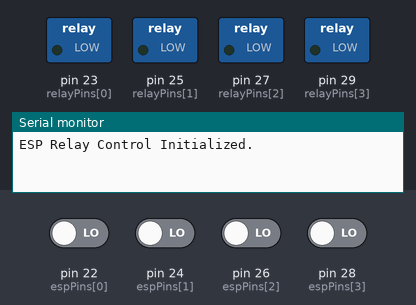
Bench run of a sketch on a simulated Arduino Mega 2560, built with avr-gcc and run on an emulated ATmega2560. Shown: switched loads named in the sketch (green lamp = pin HIGH), the last lines printed to the serial monitor. The inputs (shaded band) are chosen by the test bench; at power-on: pin 22 (espPins[0]), pin 24 (espPins[1]), pin 26 (espPins[2]), pin 28 (espPins[3]) LOW.

Above: at 1.8 s.
1.9 s: pin 22 (espPins[0]) driven HIGH
At 2.8 s:
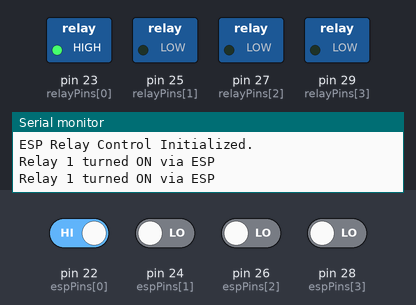
3.5 s: pin 24 (espPins[1]) driven HIGH
At 4.1 s:
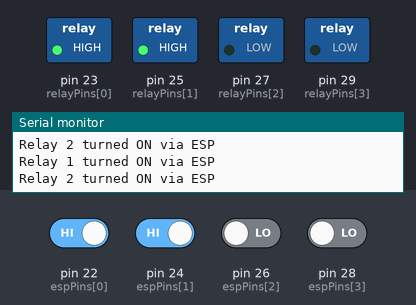
5.0 s: pin 26 (espPins[2]) driven HIGH
At 5.9 s:
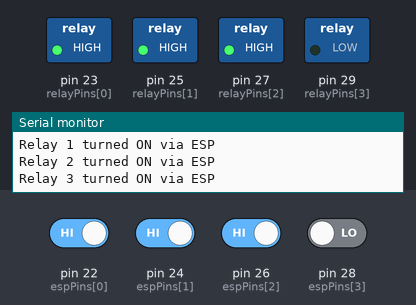
6.5 s: pin 28 (espPins[3]) driven HIGH
At 7.5 s:
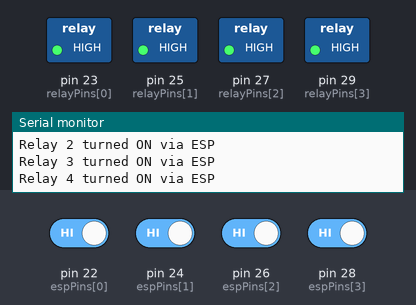
8.0 s: pin 22 (espPins[0]) driven LOW
At 8.9 s:
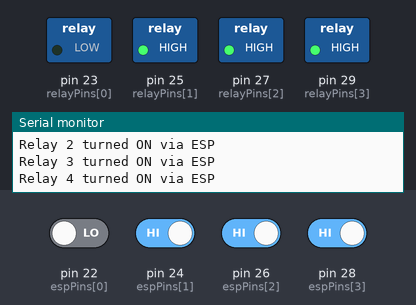
9.7 s: pin 24 (espPins[1]) driven LOW
At 10.1 s:
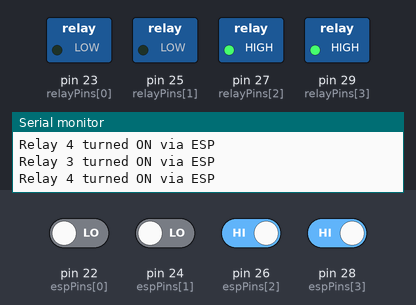
Timing chart, 0 to 12.2 s (numbered marks = the images above; inputs shaded):
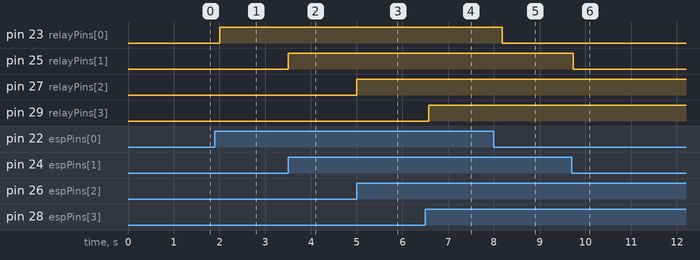

Measured:
- after the input at 1.9 s, pin 23 (relayPins[0]): LOW → HIGH after 0.10 s
- after the input at 3.5 s, pin 25 (relayPins[1]): LOW → HIGH at once
- after the input at 5.0 s, pin 27 (relayPins[2]): LOW → HIGH at once
- after the input at 6.5 s, pin 29 (relayPins[3]): LOW → HIGH after 0.07 s
- after the input at 8.0 s, pin 23 (relayPins[0]): HIGH → LOW after 0.19 s
- after the input at 9.7 s, pin 25 (relayPins[1]): HIGH → LOW at once

The sketch:

RelayESPPart.ino
```cpp
// Define relay control pins (connected to appliances)
const int relayPins[] = {23, 25, 27, 29};

// Define ESP8266 input pins (to receive control signals)
const int espPins[] = {22, 24, 26, 28};

void setup() {
  Serial.begin(9600); // Initialize serial communication for debugging

  // Configure relay and ESP pins
  for (int i = 0; i < 4; i++) {
    pinMode(relayPins[i], OUTPUT);  // Set relay pins as output (to control devices)
    pinMode(espPins[i], INPUT);     // Set ESP pins as input (to receive signals)
    digitalWrite(relayPins[i], LOW); // Keep all relays OFF initially
  }

  Serial.println("ESP Relay Control Initialized.");
}

void loop() {
  // Iterate through all relays and check ESP8266 signals
  for (int i = 0; i < 4; i++) {
    int espState = digitalRead(espPins[i]); // Read the state of the ESP pin

    if (espState == HIGH) { // If ESP8266 sends a HIGH signal
      digitalWrite(relayPins[i], HIGH); // Turn ON the corresponding relay
      Serial.print("Relay ");
      Serial.print(i + 1);
      Serial.println(" turned ON via ESP");
    } else { // If ESP8266 sends a LOW signal
      digitalWrite(relayPins[i], LOW); // Turn OFF the corresponding relay
    }
  }

  delay(500); // Short delay to reduce CPU load
}
```
